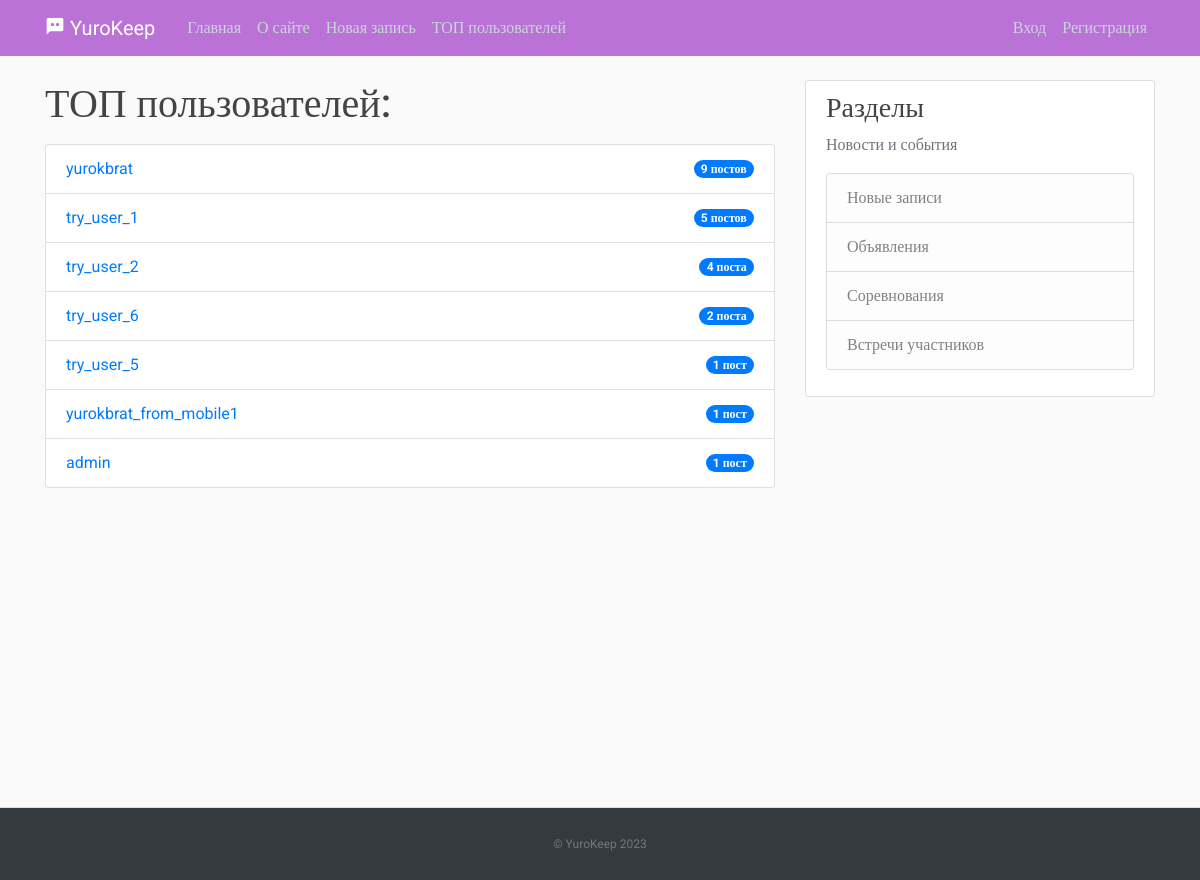
Page /top_users/ on the committed database.
### users/models.py (models this page shows, shortened)
class Profile(models.Model):
    user = models.OneToOneField(User, on_delete=models.CASCADE)
    image = models.ImageField(default="default.jpg", upload_to="profile_pics")

### blog/views.py (the view)
# urls.py: path("top_users/", views.TopUsersView.as_view(), name="top_users"),
class TopUsersView(ListView):
    model = Profile
    template_name = "blog/user_top.html"
    context_object_name = "top_users"
    ordering = ["-post_count"]
    def get_queryset(self):
        return Profile.objects.annotate(post_count=Count("user__post")).order_by(
            "-post_count"
        )[:10]

### blog/templates/blog/user_top.html
{% extends "blog/base.html" %}
{% block content %}
    <h1 class="mb-3">ТОП пользователей:</h1>
    <ul class="list-group">
        {% for user in top_users %}
        {% if user.post_count > 0 %}
            <li class="list-group-item d-flex justify-content-between align-items-center">
                <div>
                    <a class="mr-2" href="{% url 'user-posts' user.user.username %}">{{ user.user.username }}</a>
                </div>
                {% if user.post_count|divisibleby:10 and user.post_count|divisibleby:100 %}
                    <span class="badge badge-primary badge-pill">{{ user.post_count }} постов</span>
                {% else %}
                    {% if user.post_count|divisibleby:10 or user.post_count|divisibleby:100 %}
                        <span class="badge badge-primary badge-pill">{{ user.post_count }} постов</span>
                    {% elif user.post_count == 1 %}
                        <span class="badge badge-primary badge-pill">{{ user.post_count }} пост</span>
                    {% elif user.post_count >= 2 and user.post_count <= 4 %}
                        <span class="badge badge-primary badge-pill">{{ user.post_count }} поста</span>
                    {% else %}
                        <span class="badge badge-primary badge-pill">{{ user.post_count }} постов</span>
                    {% endif %}
                {% endif %}
            </li>
        {% endif %}
        {% endfor %}
    </ul>
{% endblock content %}

### blog/static/main.css (style rules this page uses)
﻿body, html { width:100%; height:100% }
body { margin:0; padding:0; background: #fafafa; color: #333333; margin-top: 5rem; font-family:Roboto; }
h1, h2, h3, h4, h5, h6 { color: #444444; }
ul { margin: 0; }

### rows in the picture
Profile: user.username "yurokbrat", post_count "9"
Profile: user.username "try_user_1", post_count "5"
Profile: user.username "try_user_2", post_count "4"
Profile: user.username "try_user_6", post_count "2"
Profile: user.username "try_user_5", post_count "1"
Profile: user.username "yurokbrat_from_mobile1", post_count "1"
Profile: user.username "admin", post_count "1"
